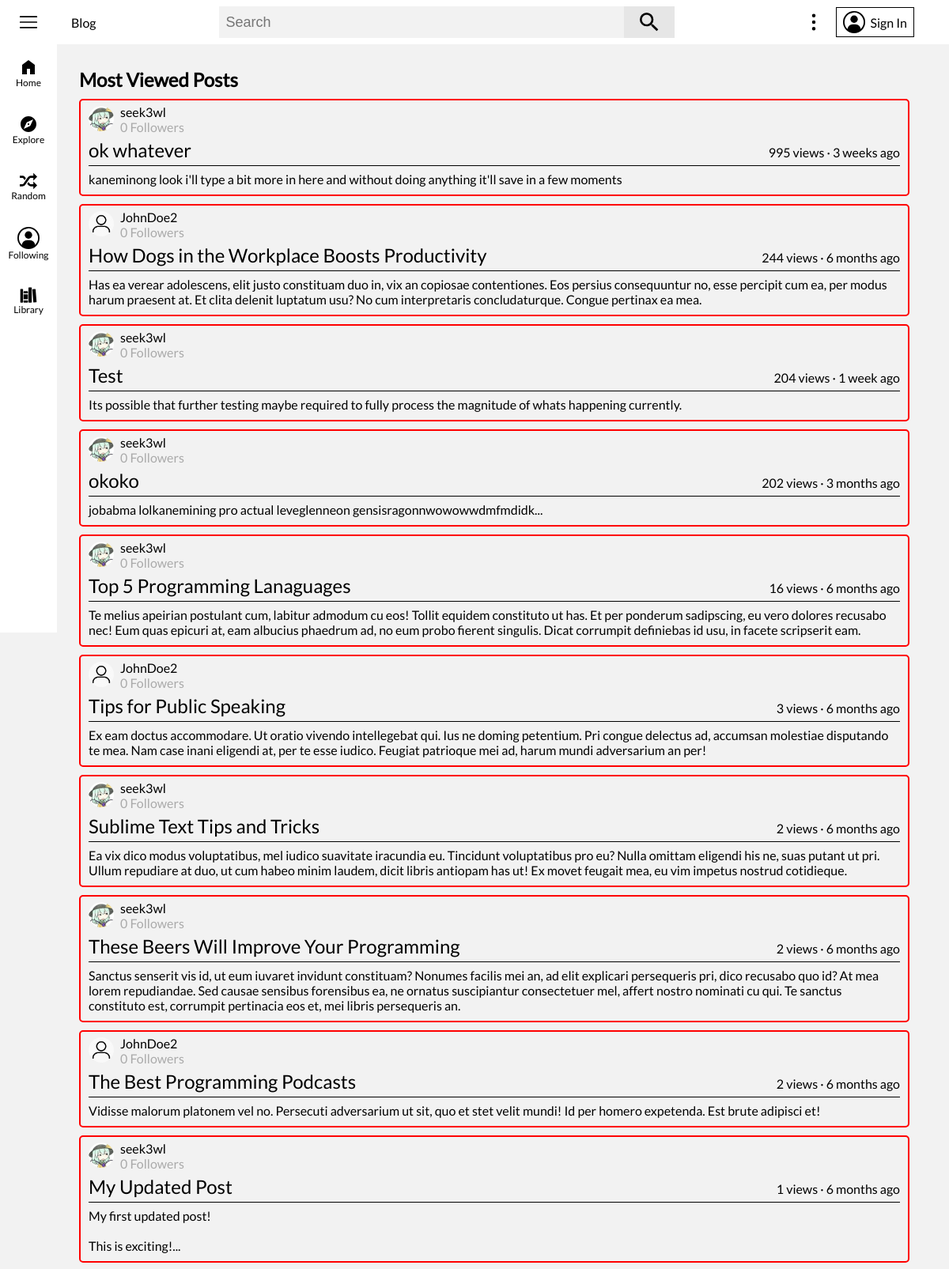
Page /explore?c=most-viewed (upper part) on the committed database.
### flaskblog/models.py (models this page shows, shortened)
class Post(db.Model):
	id = db.Column(db.Integer, primary_key=True)
	user_id = db.Column(db.Integer, db.ForeignKey('user.id'), nullable=False)
	title = db.Column(db.String(120), nullable=False)
	description = db.Column(db.Text, nullable=True)
	date_posted = db.Column(db.DateTime, nullable=False, default=datetime.utcnow)
	content = db.Column(db.Text, nullable=False)
	views = db.Column(db.Integer, nullable=False, default=0)
	likes = db.Column(db.Integer, nullable=False, default=0)
	comments = db.relationship('Comment', backref='parent', lazy=True)
	tags = db.relationship('Tag', secondary=post_tag_cat, backref='posts_tagged')
	def date_posted_ago(self):
		date_posted = getattr(self, 'date_posted')
		return get_duration(date_posted)
	def collections_apart_of(self):
		collections_apart_of_list = []
		if current_user.is_authenticated:
			for collection in current_user.collections:
				if self in collection.posts:
					collections_apart_of_list.append(collection.id)
		return collections_apart_of_list

class User(db.Model, UserMixin):
	id = db.Column(db.Integer, primary_key=True)
	username = db.Column(db.String(16), unique=True, nullable=False)
	email = db.Column(db.String(120), unique=True, nullable=False)
	image_file = db.Column(db.String(20), nullable=False, default='default.png')
	banner_image = db.Column(db.String(20), nullable=False, default='default_banner.jpg')
	description = db.Column(db.String(120), nullable=True)
	password = db.Column(db.String(60), nullable=False)
	security_question = db.Column(db.String(120), nullable=True)
	security_question_answer = db.Column(db.String(120), nullable=True)
	date_joined = db.Column(db.DateTime, default=datetime.utcnow, nullable=False)
	following = db.relationship('User', secondary=user_user_follow,
								primaryjoin=id == user_user_follow.c.follower_user_id,
								secondaryjoin=id == user_user_follow.c.following_user_id,
								backref='followers')
	media_uploads = db.relationship('Media', backref='uploader', lazy=True)
	posts_cached = db.relationship('PostCache', backref='cache_author', lazy=True)
	posts = db.relationship('Post', backref='author', lazy=True)
	posts_viewed = db.relationship('Post', secondary=user_post_view, backref='viewers')
	posts_liked = db.relationship('Post', secondary=user_post_like, backref='post_likers')
	posts_disliked = db.relationship('Post', secondary=user_post_dislike, backref='post_dislikers')
	featured_post_id = db.Column(db.Integer, nullable=True)
	comments = db.relationship('Comment', backref='author', lazy=True)
	comments_liked = db.relationship('Comment', secondary=user_comment_like, backref='comment_likers')
	comments_disliked = db.relationship('Comment', secondary=user_comment_dislike, backref='comment_dislikers')
	collections = db.relationship('Collection', backref='author', lazy=True)

### flaskblog/main/routes.py (the view, shortened to what this page needs)
@main.route('/explore')
def explore():
	explore_option = request.args.get('c')
	if explore_option == 'trending':
		trending_posts = Post.query.order_by(Post.views.desc()).limit(50).all()
		limit_content = limit_content_posts(trending_posts)
		return render_template('/explore/trending.html', title='Trending', trending_posts=trending_posts,
							   limit_content=limit_content)
	elif explore_option == 'most-viewed':
		most_viewed_posts = Post.query.order_by(Post.views.desc()).limit(50).all()
		limit_content = limit_content_posts(most_viewed_posts)
		return render_template('/explore/most_viewed.html', title='Most Viewed',
							   most_viewed_posts=most_viewed_posts, limit_content=limit_content)
	elif explore_option == 'most-liked':
		most_liked_posts = Post.query.order_by(Post.likes.desc()).limit(50).all()
		limit_content = limit_content_posts(most_liked_posts)
		return render_template('/explore/most_liked.html', title='Most Liked', most_liked_posts=most_liked_posts,
							   limit_content=limit_content)
	elif explore_option == 'osu-mania':
		return render_template('/explore/osu_mania.html', title='Osu Mania')

### flaskblog/main/forms.py
class SearchForm(FlaskForm):
    search_field = SearchField()

### flaskblog/main/routes.py (called while the page is built)
@main.app_context_processor
def inject_template_globals():
	if current_user.is_authenticated:
		image_file_2 = current_user.image_file
	else:
		image_file_2 = 'default.jpg'
	has_post_cache = False
	if current_user.is_authenticated:
		if PostCache.query.filter_by(user_id=current_user.id):
			has_post_cache = True
	return dict(image_file=url_for('static', filename=f'images/profile_pics/{image_file_2}'),
				search_form=SearchForm(), has_post_cache=has_post_cache)

### flaskblog/main/utils.py (called while the page is built)
def limit_content_posts(posts):
	limit_content = {}
	for post in posts:
		splinted = re.split('{{|}}', post.content)
		for i, splint in enumerate(splinted):
			if splint == '':
				splinted.pop(i)
			elif '*/#|>' in splint:
				splinted.pop(i)
		if len(splinted[0].split()) > 17:
			limit_content[post.id] = splinted[0].split('\n')[0]
		else:
			limit_content[post.id] = splinted[0] + '...'
	return limit_content

### flaskblog/templates/explore/most_viewed.html (shortened to what this page needs)
{% extends "base.html" %}
{% block body %}
	<div id="main-body">
		<div id="explore-trending">
			<div id="explore-trending-header">
				<h2>Most Viewed Posts</h2>
			</div>
			{% for post in most_viewed_posts %}
				{{ macros.minimized_post(current_user, post, limit_content) }}
			{% endfor %}
		</div>
	</div>
{% endblock %}

### flaskblog/templates/macros/macros.html (shortened to what this page needs)
{% macro minimized_post(current_user, post, limit_content) %}
	<article class="post-container" data-id="{{ post.id }}" data-collections="{{ post.collections_apart_of() }}">
		<div class="post-header">
			<div class="post-author">
				<a href="{{ url_for('users.user_page', username=post.author.username) }}">
					<img class="post-user-img" height="32" width="32" draggable="false" src="{{ url_for('static', filename='images/profile_pics/' + post.author.image_file) }}">
				</a>
				<div class="post-header-info">
					<a href="{{ url_for('users.user_page', username=post.author.username) }}">
						{{ post.author.username }}
					</a>
					<span>{{ post.author.followers|length }} Followers</span>
				</div>
			</div>
		</div>
		<div class="post-title">
			<a href="{{ url_for('posts.post', post_id=post.id) }}">{{ post.title }}</a>
			{{ post.views }} views · {{ post.date_posted_ago() }}
		</div>
		<p class="post-content">{{ limit_content[post.id] }}</p>
	</article>
{% endmacro %}

### flaskblog/static/main.css (style rules this page uses)
[data-theme="light"] { --primary-color: #f2f2f2; --secondary-color: #fff; --tertiary-color: #e6e6e6; --color-sceme: #f00; --search-box: #f2f2f2; --side-menu-color: #e6e6e6; --primary-text: #000; --secondary-text: #aaa; --primary-icon: #000; }
body { margin: 0; padding: 0; background-color: var(--primary-color); font-family: 'Lato', sans-serif; }
p, h1, h2, h3, h4, h5, h6, span { color: var(--primary-text); margin: 0px; padding: 0px; }
a { color: #3ea6ff; margin: 0; padding: 0; }
#search-input { height: 40px; width: 512px; padding: 0 8px; color: var(--primary-text); font-size: 18px; outline: none; background-color: var(--search-box); border: none; }
#main-body { display: flex; flex-direction: column; color: var(--primary-text); padding: 76px 50px 20px 100px; }
.post-container { display: flex; flex-direction: column; color: var(--primary-text); padding-top: 5px; padding-left: 10px; padding-right: 10px; margin-bottom: 10px; border-radius: 5px; border: 2px solid var(--color-sceme); }
.post-header { display: flex; align-items: center; justify-content: space-between; }
.post-author { display: flex; align-items: center; }
.post-user-img { border-radius: 50px; }
.post-header-info { display: flex; flex-direction: column; padding-left: 8px; }
.post-header-info a { color: var(--primary-text); text-decoration: none; }
.post-header-info span { color: var(--secondary-text); }
.post-title { display: flex; align-items: baseline; justify-content: space-between; border-bottom: 1px solid var(--primary-text); }
.post-title a { color: var(--primary-text); font-size: 24px; text-decoration: none; margin-top: 5px; margin-bottom: 5px; }
.post-content { color: var(--primary-text); white-space: pre-line; margin-top: 7px; margin-bottom: 10px; }
#explore-trending-header { color: #ffffff; margin: 10px 0; }

### rows in the picture
Post: image_file (picture), author.username "seek3wl", author.followers|length "0", title "ok whatever", views "995", date_posted_ago "3 weeks ago", limit_content "kaneminong look i'll type a bit more in here and without doing anything it'll save in a few moments"
Post: image_file (placeholder picture), author.username "JohnDoe2", author.followers|length "0", title "How Dogs in the Workplace Boosts Productivity", views "244", date_posted_ago "6 months ago", limit_content "Has ea verear adolescens, elit justo constituam duo in, vix an copiosae contentiones. Eos persius consequuntur no, esse percipit cum ea, per modus harum praesent at. Et clita delenit luptatum usu? No cum interpretaris concludaturque. Congue pertinax ea mea."
Post: image_file (picture), author.username "seek3wl", author.followers|length "0", title "Test", views "204", date_posted_ago "1 week ago", limit_content "Its possible that further testing maybe required to fully process the magnitude of whats happening currently."
Post: image_file (picture), author.username "seek3wl", author.followers|length "0", title "okoko", views "202", date_posted_ago "3 months ago", limit_content "jobabma lolkanemining pro actual leveglenneon gensisragonnwowowwdmfmdidk..."
Post: image_file (picture), author.username "seek3wl", author.followers|length "0", title "Top 5 Programming Lanaguages", views "16", date_posted_ago "6 months ago", limit_content "Te melius apeirian postulant cum, labitur admodum cu eos! Tollit equidem constituto ut has. Et per ponderum sadipscing, eu vero dolores recusabo nec! Eum quas epicuri at, eam albucius phaedrum ad, no eum probo fierent singulis. Dicat corrumpit definiebas id usu, in facete scripserit eam."
Post: image_file (placeholder picture), author.username "JohnDoe2", author.followers|length "0", title "Tips for Public Speaking", views "3", date_posted_ago "6 months ago", limit_content "Ex eam doctus accommodare. Ut oratio vivendo intellegebat qui. Ius ne doming petentium. Pri congue delectus ad, accumsan molestiae disputando te mea. Nam case inani eligendi at, per te esse iudico. Feugiat patrioque mei ad, harum mundi adversarium an per!"
Post: image_file (picture), author.username "seek3wl", author.followers|length "0", title "Sublime Text Tips and Tricks", views "2", date_posted_ago "6 months ago", limit_content "Ea vix dico modus voluptatibus, mel iudico suavitate iracundia eu. Tincidunt voluptatibus pro eu? Nulla omittam eligendi his ne, suas putant ut pri. Ullum repudiare at duo, ut cum habeo minim laudem, dicit libris antiopam has ut! Ex movet feugait mea, eu vim impetus nostrud cotidieque."
Post: image_file (picture), author.username "seek3wl", author.followers|length "0", title "These Beers Will Improve Your Programming", views "2", date_posted_ago "6 months ago", limit_content "Sanctus senserit vis id, ut eum iuvaret invidunt constituam? Nonumes facilis mei an, ad elit explicari persequeris pri, dico recusabo quo id? At mea lorem repudiandae. Sed causae sensibus forensibus ea, ne ornatus suscipiantur consectetuer mel, affert nostro nominati cu qui. Te sanctus constituto est, corrumpit pertinacia eos et, mei libris persequeris an."
Post: image_file (placeholder picture), author.username "JohnDoe2", author.followers|length "0", title "The Best Programming Podcasts", views "2", date_posted_ago "6 months ago", limit_content "Vidisse malorum platonem vel no. Persecuti adversarium ut sit, quo et stet velit mundi! Id per homero expetenda. Est brute adipisci et!"
Post: image_file (picture), author.username "seek3wl", author.followers|length "0", title "My Updated Post", views "1", date_posted_ago "6 months ago", limit_content "My first updated post! This is exciting!..."
